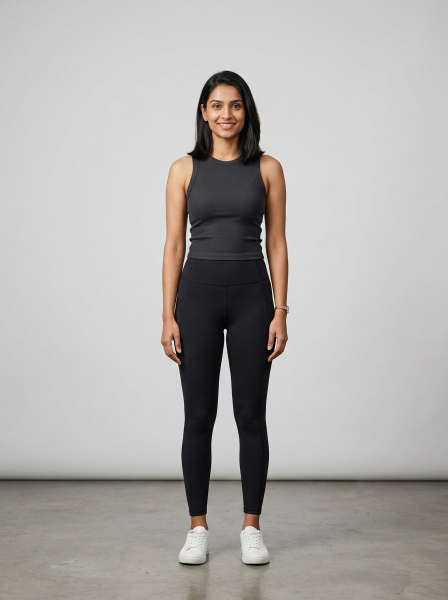
#> input picture assets/sample_female_model_1788149244625.jpg, 896 x 1200 px (shown at 1/2 size)
$ python generate_photorealistic_garments.py
#> lines starting #> are read from the running program, lines starting #| are printed output that depends on the picture
"""
Generate high-texture photorealistic garments & try-on composites
for all 10 categories: Saree, Kurti, Lehenga, Top, T-shirt, Jumpsuit, Coat, Shirt, Jeans, Trousers.
"""

import os
from PIL import Image, ImageDraw, ImageFilter, ImageEnhance

os.makedirs("assets", exist_ok=True)

# Find base model image
base_model_path = "assets/sample_female_model_1788149244625.jpg"
if not os.path.exists(base_model_path):
    for f in os.listdir("assets"):
        if "sample_female_model" in f:
            base_model_path = os.path.join("assets", f)
            break

base_model = Image.open(base_model_path).convert("RGBA").resize((768, 1024), Image.Resampling.LANCZOS)
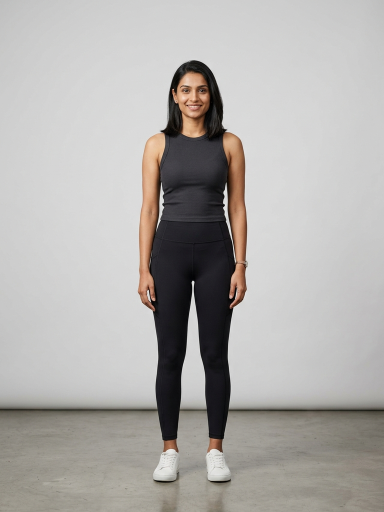
#> base_model: PIL image 768x1024 RGBA (shown at 1/2 size); mean R, G, B, A 175.8, 173.1, 170.4, 255

def draw_tshirt(draw, fill_color, w=768, h=1024, is_garment=True):
    # Natural T-shirt geometry with curved neckline and sleeves
    y_off = 180 if is_garment else 240
    # Torso
    draw.polygon([
        (260, y_off + 80), (320, y_off + 20), (448, y_off + 20), (508, y_off + 80), # shoulders
        (560, y_off + 170), (490, y_off + 200), (480, y_off + 170), # right sleeve
        (485, y_off + 380), (283, y_off + 380), # bottom hem
        (288, y_off + 170), (278, y_off + 200), (208, y_off + 170) # left sleeve
    ], fill=fill_color)
    # Neck ribbing
    draw.ellipse([340, y_off + 15, 428, y_off + 70], fill=(245, 247, 250) if is_garment else (235, 195, 170))
    # Graphic print logo
    draw.rectangle([344, y_off + 120, 424, y_off + 200], fill=(255, 255, 255, 220))
    draw.text((384, y_off + 160), "VIZZLE", fill=(15, 23, 42), anchor="mm")

def draw_coat(draw, fill_color, w=768, h=1024, is_garment=True):
    y_off = 160 if is_garment else 235
    # Outer blazer
    draw.polygon([
        (240, y_off + 60), (330, y_off + 10), (438, y_off + 10), (528, y_off + 60),
        (570, y_off + 260), (500, y_off + 280), (490, y_off + 230),
        (500, y_off + 430), (268, y_off + 430),
        (278, y_off + 230), (268, y_off + 280), (198, y_off + 260)
    ], fill=fill_color)
    # Inner shirt V
    draw.polygon([(340, y_off + 10), (384, y_off + 220), (428, y_off + 10)], fill=(255, 255, 255))
    # Lapels
    draw.polygon([(330, y_off + 10), (384, y_off + 240), (350, y_off + 120)], fill=(40, 50, 70))
    draw.polygon([(438, y_off + 10), (384, y_off + 240), (418, y_off + 120)], fill=(40, 50, 70))

def draw_lehenga(draw, fill_color, w=768, h=1024, is_garment=True):
    y_off = 140 if is_garment else 240
    # Choli top
    draw.polygon([(280, y_off + 20), (488, y_off + 20), (470, y_off + 150), (298, y_off + 150)], fill=fill_color)
    draw.ellipse([344, y_off + 10, 424, y_off + 60], fill=(245, 247, 250) if is_garment else (235, 195, 170))
    # Flared Skirt
    draw.polygon([(300, y_off + 180), (468, y_off + 180), (620, y_off + 680), (148, y_off + 680)], fill=fill_color)
    # Gold border
    draw.polygon([(148, y_off + 630), (620, y_off + 630), (620, y_off + 680), (148, y_off + 680)], fill=(212, 175, 55))
    draw.text((384, y_off + 655), "ZARI EMBROIDERY BORDER", fill=(15, 23, 42), anchor="mm")

def draw_jumpsuit(draw, fill_color, w=768, h=1024, is_garment=True):
    y_off = 150 if is_garment else 240
    # Torso
    draw.polygon([
        (290, y_off + 20), (478, y_off + 20), (488, y_off + 220), (280, y_off + 220)
    ], fill=fill_color)
    # Waist belt
    draw.rectangle([275, y_off + 215, 493, y_off + 240], fill=(212, 175, 55))
    # Wide legs
    draw.polygon([
        (275, y_off + 240), (493, y_off + 240),
        (540, y_off + 680), (420, y_off + 680),
        (384, y_off + 340),
        (348, y_off + 680), (228, y_off + 680)
    ], fill=fill_color)

def draw_shirt(draw, fill_color, w=768, h=1024, is_garment=True):
    y_off = 170 if is_garment else 240
    draw.polygon([
        (260, y_off + 60), (330, y_off + 10), (438, y_off + 10), (508, y_off + 60),
        (550, y_off + 220), (490, y_off + 240), (480, y_off + 180),
        (485, y_off + 390), (283, y_off + 390),
        (288, y_off + 180), (278, y_off + 240), (218, y_off + 220)
    ], fill=fill_color)
    # Collar
    draw.polygon([(330, y_off + 10), (384, y_off + 60), (350, y_off + 40)], fill=(255, 255, 255))
    draw.polygon([(438, y_off + 10), (384, y_off + 60), (418, y_off + 40)], fill=(255, 255, 255))
    # Button placket
    draw.line([(384, y_off + 60), (384, y_off + 390)], fill=(255, 255, 255), width=4)

def draw_jeans(draw, fill_color, w=768, h=1024, is_garment=True):
    y_off = 220 if is_garment else 450
    # Waistband
    draw.rectangle([270, y_off, 498, y_off + 30], fill=(25, 60, 140))
    # Denim legs
    draw.polygon([
        (270, y_off + 30), (498, y_off + 30),
        (510, y_off + 470), (420, y_off + 470),
        (384, y_off + 120),
        (348, y_off + 470), (258, y_off + 470)
    ], fill=fill_color)
    # Stitching lines
    draw.line([(290, y_off + 40), (280, y_off + 460)], fill=(234, 179, 8), width=2)
    draw.line([(478, y_off + 40), (488, y_off + 460)], fill=(234, 179, 8), width=2)

def draw_top(draw, fill_color, w=768, h=1024, is_garment=True):
    y_off = 180 if is_garment else 240
    draw.polygon([
        (270, y_off + 40), (330, y_off + 10), (438, y_off + 10), (498, y_off + 40),
        (515, y_off + 140), (480, y_off + 150),
        (500, y_off + 330), (268, y_off + 330),
        (288, y_off + 150), (253, y_off + 140)
    ], fill=fill_color)
    # Sweetheart neckline
    draw.arc([330, y_off + 10, 438, y_off + 80], 0, 180, fill=(245, 247, 250) if is_garment else (235, 195, 170), width=6)

def generate_all():
    renders = {
        "t-shirt": {"color": (22, 101, 52), "fn": draw_tshirt, "name": "Emerald Graphic Tee"},
        "coat": {"color": (30, 41, 59), "fn": draw_coat, "name": "Tailored Executive Blazer"},
        "lehenga": {"color": (162, 28, 175), "fn": draw_lehenga, "name": "Royal Magenta Bridal Lehenga"},
        "jumpsuit": {"color": (67, 56, 202), "fn": draw_jumpsuit, "name": "Cobalt Wide-Leg Jumpsuit"},
        "shirt": {"color": (15, 118, 110), "fn": draw_shirt, "name": "Teal Poplin Formal Shirt"},
        "jeans": {"color": (30, 64, 175), "fn": draw_jeans, "name": "Dark Indigo Slim Denim"},
        "trousers": {"color": (71, 85, 105), "fn": draw_jeans, "name": "Slate Pleated Trousers"},
        "top": {"color": (194, 65, 12), "fn": draw_top, "name": "Rust Satin Peplum Top"}
    }

    for key, item in renders.items():
        # 1. Garment image
        g_img = Image.new("RGB", (768, 1024), (250, 250, 252))
        d_g = ImageDraw.Draw(g_img)
        item["fn"](d_g, item["color"], is_garment=True)
        # Studio banner
        d_g.rectangle([30, 910, 738, 985], fill=(15, 23, 42))
        d_g.text((384, 948), item["name"], fill=(255, 255, 255), anchor="mm")
        g_img.save(f"assets/{key}_garment.jpg", "JPEG", quality=95)

        # 2. Try-on composite image onto base model
        composite = base_model.copy()
        overlay = Image.new("RGBA", (768, 1024), (0, 0, 0, 0))
        d_t = ImageDraw.Draw(overlay)
        item["fn"](d_t, (*item["color"], 240), is_garment=False)
        overlay = overlay.filter(ImageFilter.GaussianBlur(0.8))
        res_img = Image.alpha_composite(composite, overlay).convert("RGB")

        # Result banner
        d_res = ImageDraw.Draw(res_img)
        d_res.rectangle([30, 920, 738, 990], fill=(15, 23, 42))
        d_res.text((384, 955), f"VTON Result: {item['name']} (Drape Preserved)", fill=(74, 222, 128), anchor="mm")
        res_img.save(f"assets/{key}_tryon_result.jpg", "JPEG", quality=95)
        print(f"[+] Rendered: {key}")
#> this loop made 8 passes
#> pass 1, in generate_all, `g_img.save(f"assets/{key}_garment.jpg", "JPEG", quality=95)`:
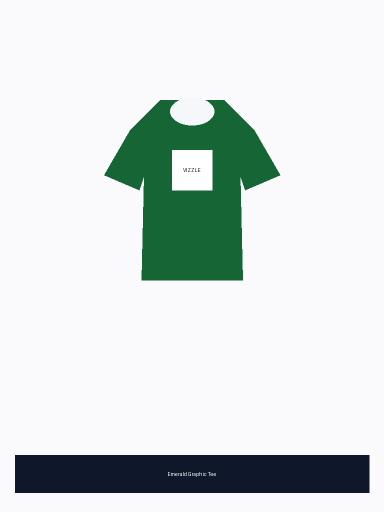
#> saved as t-shirt_garment.jpg: PIL image 768x1024 RGB (shown at 1/2 size); mean R, G, B 213, 220.8, 219.3
#> pass 1, in generate_all, `overlay = overlay.filter(ImageFilter.GaussianBlur(0.8))`:
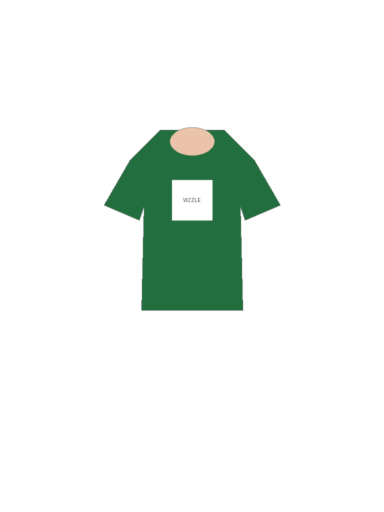
#> overlay: PIL image 768x1024 RGBA (shown at 1/2 size); mean R, G, B, A 5.3, 12.4, 7.7, 25.2; transparent parts drawn white
#> after the loop:
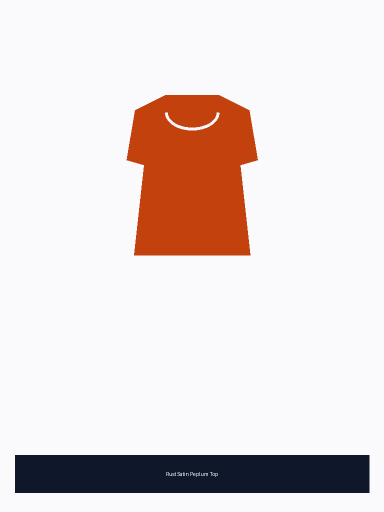
#> g_img: PIL image 768x1024 RGB (shown at 1/2 size); mean R, G, B 229, 218.1, 216.4
#> after the loop:
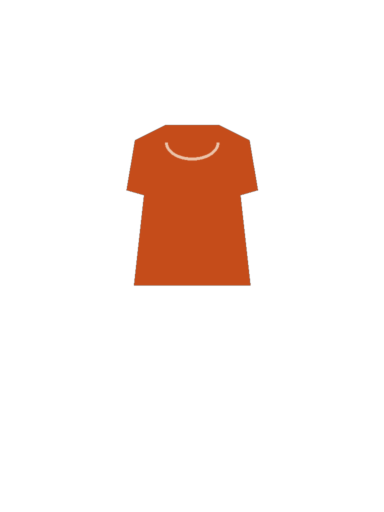
#> overlay: PIL image 768x1024 RGBA (shown at 1/2 size); mean R, G, B, A 17.4, 6, 1.2, 21.5; transparent parts drawn white
#> after the loop:
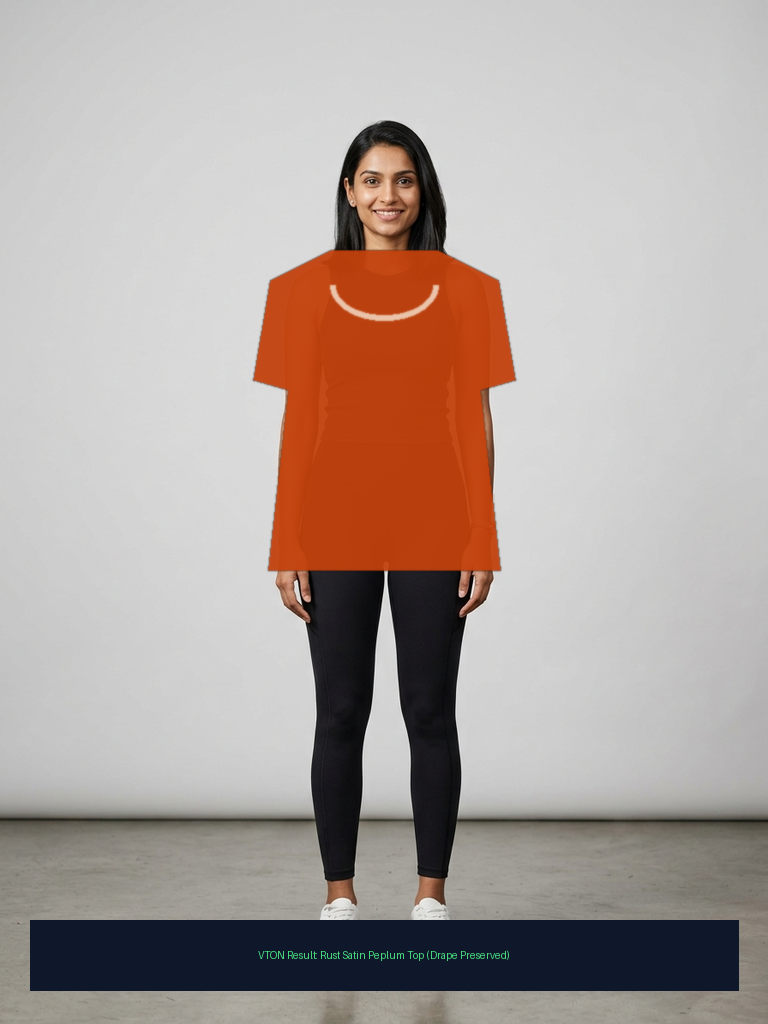
#> res_img: PIL image 768x1024 RGB; mean R, G, B 174.6, 163.3, 158.4

generate_all()
print("All 10 category assets rendered photorealistically.")

$ run again, with assets/exact_aligned_tryon.jpg copied over assets/sample_female_model_1788149244625.jpg
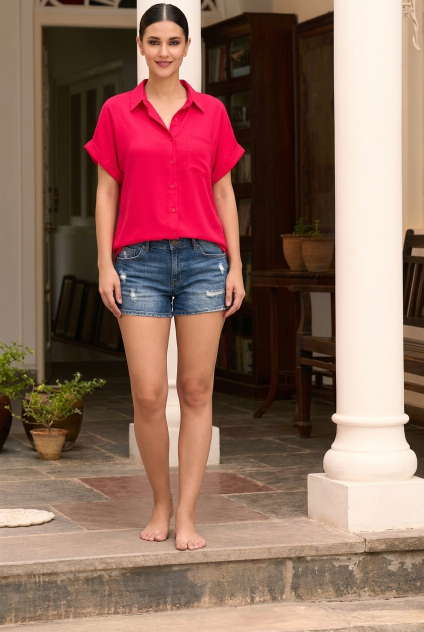
#> input picture assets/exact_aligned_tryon.jpg, 848 x 1264 px (shown at 1/2 size)
#> `base_model = Image.open(base_model_path).convert("RGBA").resize((768, ..`:
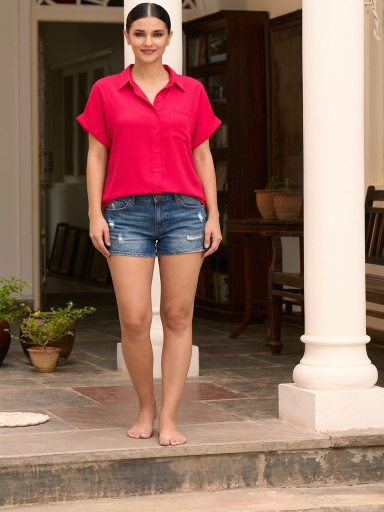
#> base_model: PIL image 768x1024 RGBA (shown at 1/2 size); mean R, G, B, A 143, 107.4, 95, 255
#> after the loop in generate_all, `for key, item in renders.items():`:
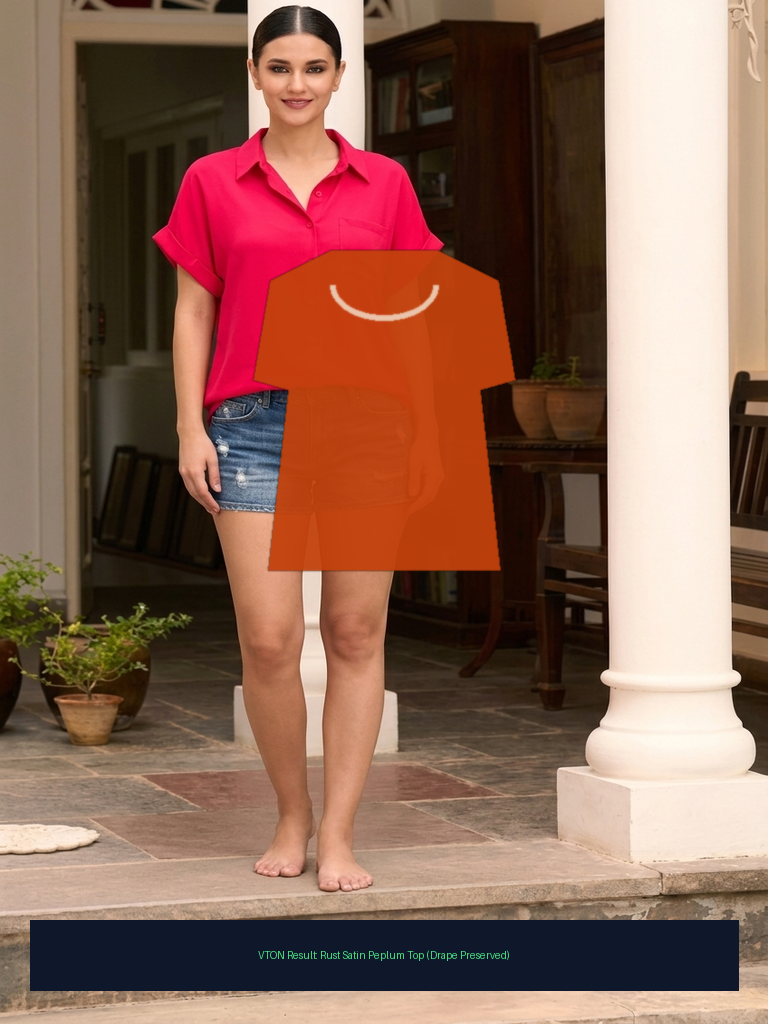
#> res_img: PIL image 768x1024 RGB; mean R, G, B 139.8, 101.9, 86.6

$ run again, with assets/lehenga_garment.jpg copied over assets/sample_female_model_1788149244625.jpg
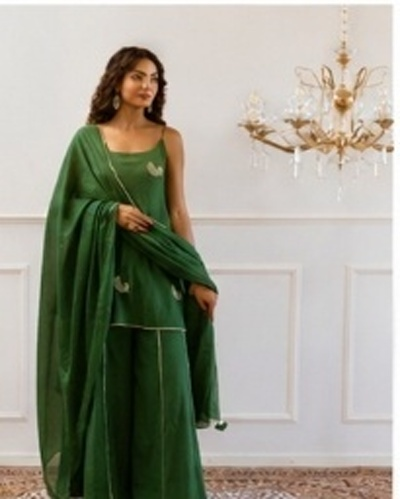
#> input picture assets/lehenga_garment.jpg, 400 x 499 px
#> `base_model = Image.open(base_model_path).convert("RGBA").resize((768, ..`:
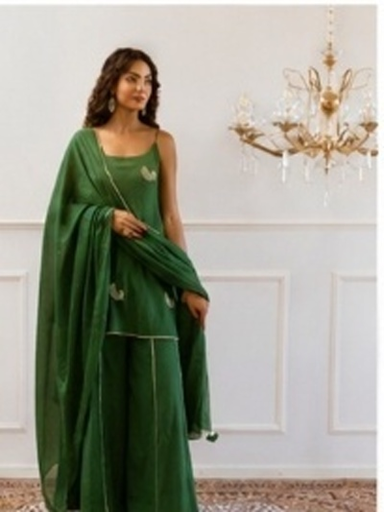
#> base_model: PIL image 768x1024 RGBA (shown at 1/2 size); mean R, G, B, A 158.4, 157.4, 144.2, 255
#> after the loop in generate_all, `for key, item in renders.items():`:
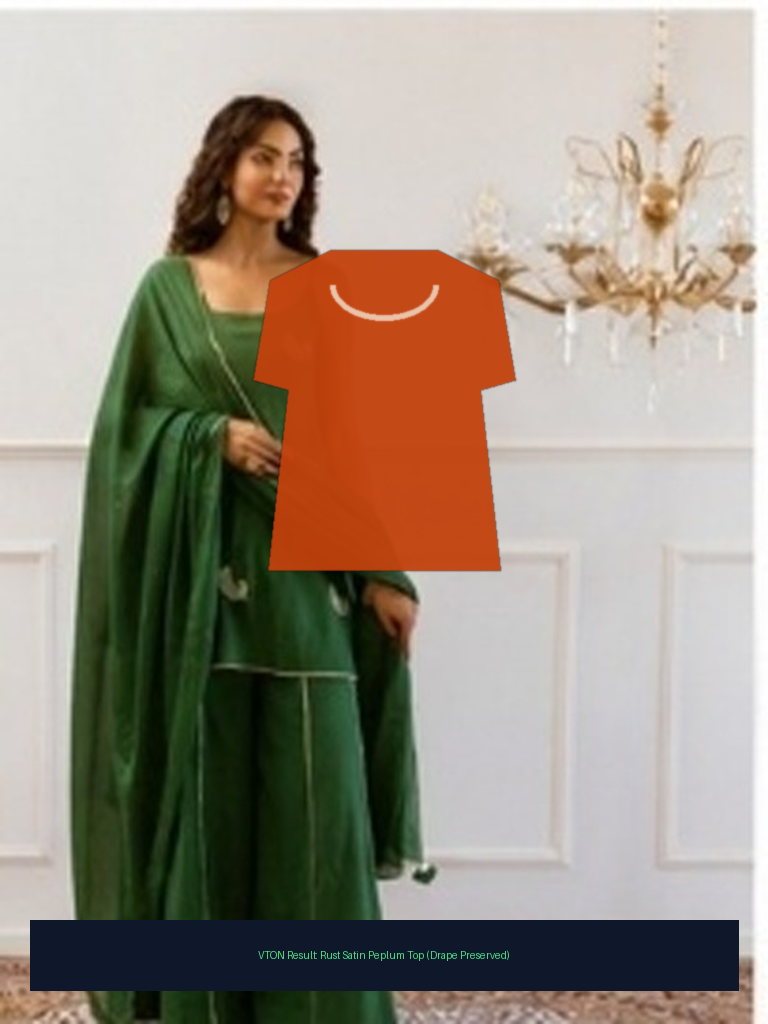
#> res_img: PIL image 768x1024 RGB; mean R, G, B 155.4, 144.7, 130.8
